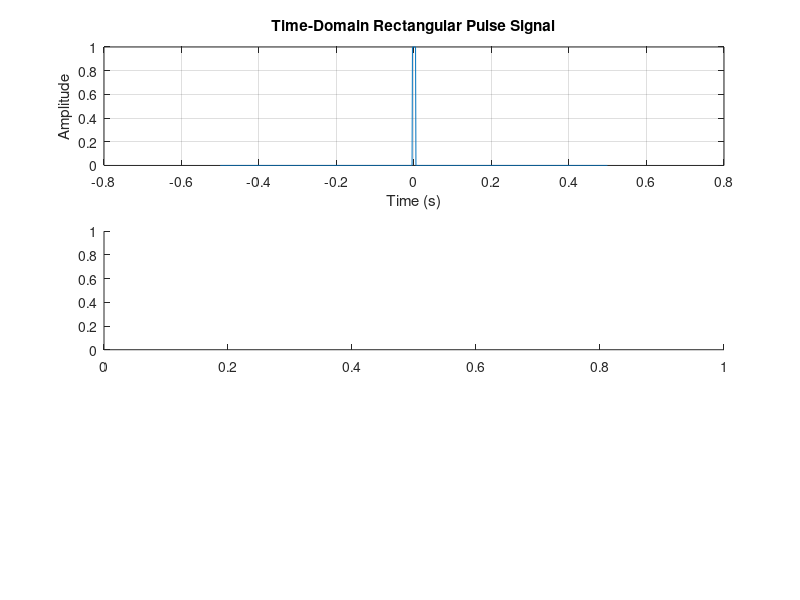

MATLAB code for this plot: (Note: this script raises an error after producing the figure.)
% Parameters
Fs = 1000;          % Sampling frequency (Hz)
T = 1;              % Duration (seconds)
t = -T/2:1/Fs:T/2-1/Fs;  % Time vector centered at 0
f0 = 100;           % Reference frequency for scaling (Hz)

% Generate rectangular pulse signal using rectpuls function
x = rectpuls(t, 1/f0); % Rectangular pulse with width 1/f0

% Create single figure with subplots
figure;

% Subplot 1: Time-domain signal (Rectangular Pulse)
subplot(3, 1, 1);
plot(t, x);
title('Time-Domain Rectangular Pulse Signal');
xlabel('Time (s)');
ylabel('Amplitude');
grid on;

% Subplot 2: Spectrogram (Rectangular Pulse)
subplot(3, 1, 2);
spectrogram(x, 256, 240, 256, Fs, 'xaxis');
title('Spectrogram of Rectangular Pulse Signal');
colormap('jet');
colorbar;

% Subplot 3: Shifted FFT (Rectangular Pulse)
N = length(x);
X = fft(x);
X_shifted = fftshift(X);
freq = (-N/2:N/2-1)*(Fs/N);
subplot(3, 1, 3);
plot(freq, abs(X_shifted));
title('Shifted FFT of Rectangular Pulse Signal');
xlabel('Frequency (Hz)');
ylabel('Magnitude');
grid on;
xlim([-500, 500]); % Zoom for clarity

% Adjust layout for better spacing
sgtitle('Rectangular Pulse Signal Analysis');
set(gcf, 'Position', [100, 100, 800, 800]); % Adjust figure size

saveas(gcf, 'imgs/signal_rectpuls.png');